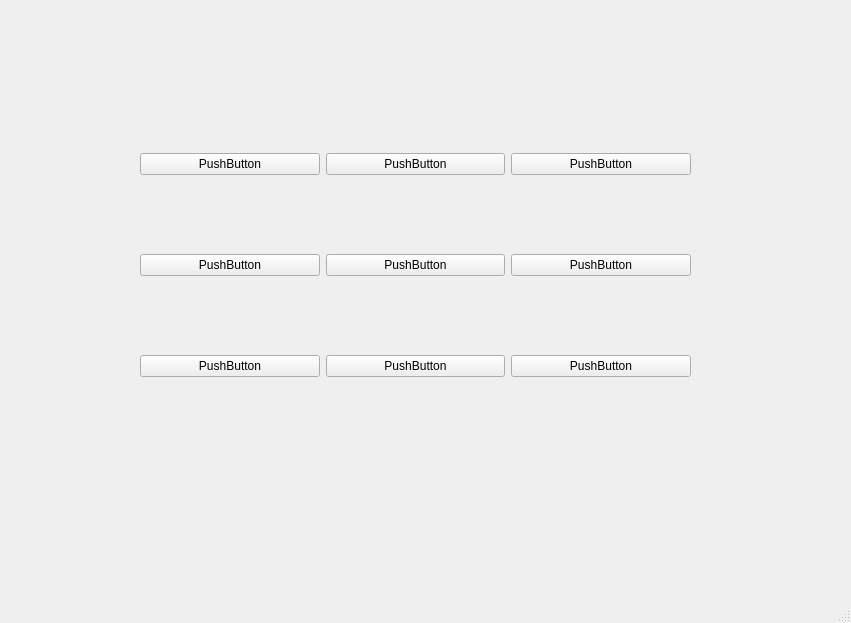
<?xml version="1.0" encoding="UTF-8"?>
<ui version="4.0">
 <class>MainWindow</class>
 <widget class="QMainWindow" name="MainWindow">
  <property name="geometry">
   <rect>
    <x>0</x>
    <y>0</y>
    <width>851</width>
    <height>623</height>
   </rect>
  </property>
  <property name="windowTitle">
   <string>MainWindow</string>
  </property>
  <widget class="QWidget" name="centralwidget">
   <widget class="QWidget" name="gridLayoutWidget">
    <property name="geometry">
     <rect>
      <x>140</x>
      <y>80</y>
      <width>551</width>
      <height>371</height>
     </rect>
    </property>
    <layout class="QGridLayout" name="gridLayout">
     <item row="1" column="0">
      <widget class="QPushButton" name="pushButton_2">
       <property name="text">
        <string>PushButton</string>
       </property>
      </widget>
     </item>
     <item row="1" column="1">
      <widget class="QPushButton" name="pushButton_4">
       <property name="text">
        <string>PushButton</string>
       </property>
      </widget>
     </item>
     <item row="1" column="2">
      <widget class="QPushButton" name="pushButton_7">
       <property name="text">
        <string>PushButton</string>
       </property>
      </widget>
     </item>
     <item row="0" column="0">
      <widget class="QPushButton" name="pushButton">
       <property name="text">
        <string>PushButton</string>
       </property>
      </widget>
     </item>
     <item row="2" column="2">
      <widget class="QPushButton" name="pushButton_9">
       <property name="text">
        <string>PushButton</string>
       </property>
      </widget>
     </item>
     <item row="2" column="1">
      <widget class="QPushButton" name="pushButton_6">
       <property name="text">
        <string>PushButton</string>
       </property>
      </widget>
     </item>
     <item row="2" column="0">
      <widget class="QPushButton" name="pushButton_3">
       <property name="text">
        <string>PushButton</string>
       </property>
      </widget>
     </item>
     <item row="0" column="2">
      <widget class="QPushButton" name="pushButton_8">
       <property name="text">
        <string>PushButton</string>
       </property>
      </widget>
     </item>
     <item row="0" column="1">
      <widget class="QPushButton" name="pushButton_5">
       <property name="text">
        <string>PushButton</string>
       </property>
      </widget>
     </item>
    </layout>
   </widget>
   <widget class="QLabel" name="label">
    <property name="geometry">
     <rect>
      <x>220</x>
      <y>540</y>
      <width>321</width>
      <height>41</height>
     </rect>
    </property>
    <property name="text">
     <string/>
    </property>
    <property name="pixmap">
     <pixmap>../../../../../Images/ak/nearl/1187474.jpg</pixmap>
    </property>
   </widget>
  </widget>
  <widget class="QMenuBar" name="menubar">
   <property name="geometry">
    <rect>
     <x>0</x>
     <y>0</y>
     <width>851</width>
     <height>25</height>
    </rect>
   </property>
  </widget>
  <widget class="QStatusBar" name="statusbar"/>
 </widget>
 <resources/>
 <connections/>
</ui>
